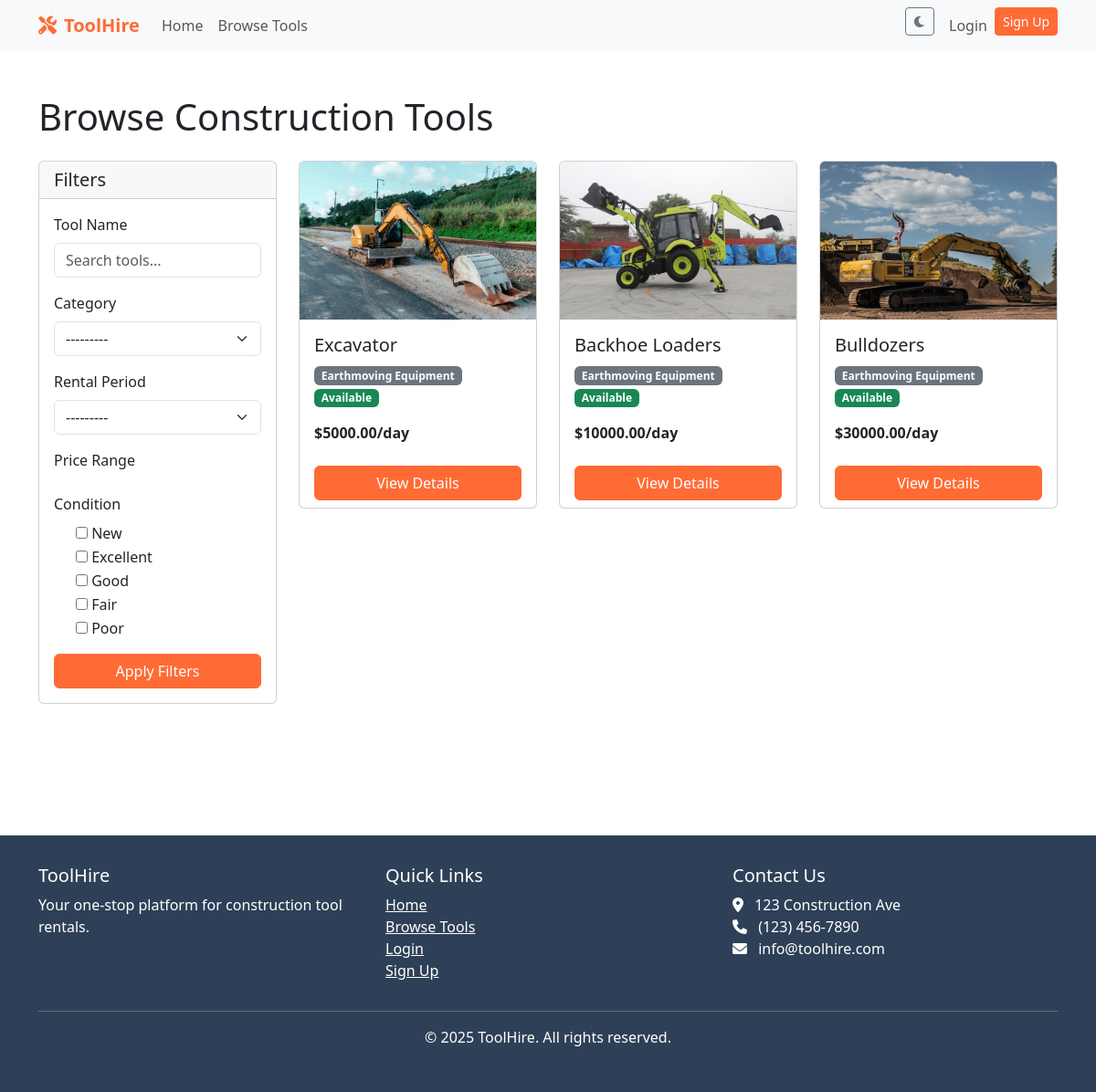
/tools/, run on the app's committed database.
### tools/models.py (models this page shows, shortened)
class Tool(models.Model):
    CONDITION_CHOICES = (
        ('new', 'New'),
        ('excellent', 'Excellent'),
        ('good', 'Good'),
        ('fair', 'Fair'),
        ('poor', 'Poor'),
    )
    name = models.CharField(max_length=200)
    description = models.TextField()
    category = models.ForeignKey(Category, on_delete=models.CASCADE, related_name='tools')
    owner = models.ForeignKey(CustomUser, on_delete=models.CASCADE, related_name='tools')
    condition = models.CharField(max_length=10, choices=CONDITION_CHOICES, default='good')
    price_per_day = models.DecimalField(max_digits=10, decimal_places=2)
    price_per_week = models.DecimalField(max_digits=10, decimal_places=2, null=True, blank=True)
    price_per_month = models.DecimalField(max_digits=10, decimal_places=2, null=True, blank=True)
    price_per_year = models.DecimalField(max_digits=10, decimal_places=2, null=True, blank=True)
    location = models.CharField(max_length=200)
    available = models.BooleanField(default=True)
    created_at = models.DateTimeField(auto_now_add=True)
    updated_at = models.DateTimeField(auto_now=True)

class ToolImage(models.Model):
    tool = models.ForeignKey(Tool, on_delete=models.CASCADE, related_name='images')
    image = models.ImageField(upload_to='tool_images/')
    is_primary = models.BooleanField(default=False)

class Category(models.Model):
    name = models.CharField(max_length=100)
    description = models.TextField(blank=True)
    def __str__(self):
        return self.name
    class Meta:
        verbose_name_plural = "Categories"

### tools/views.py (the view)
# urls.py: path('', views.tool_list, name='tool_list'),
def tool_list(request):
    tools = Tool.objects.filter(available=True)
    tool_filter = ToolFilter(request.GET, queryset=tools)
    context = {
        'filter': tool_filter,
        'categories': Category.objects.all(),
    }
    return render(request, 'tools/tool_list.html', context)

### templates/tools/tool_list.html (shortened to what this page needs)
{% extends 'base.html' %}
{% load widget_tweaks %}
{% block content %}
<div class="container py-5">
    <h1 class="mb-4">Browse Construction Tools</h1>
    <div class="row mb-4">
        <div class="col-md-3">
            <div class="card mb-4">
                <div class="card-header">
                    <h5 class="mb-0">Filters</h5>
                </div>
                <div class="card-body">
                    <form method="get">
                        <div class="mb-3">
                            <label for="id_name" class="form-label">Tool Name</label>
                            {% render_field filter.form.name class="form-control" placeholder="Search tools..." %}
                        </div>
                        <div class="mb-3">
                            <label for="id_category" class="form-label">Category</label>
                            {% render_field filter.form.category class="form-select" %}
                        </div>
                        <div class="mb-3">
                            <label for="id_rental_period" class="form-label">Rental Period</label>
                            {% render_field filter.form.rental_period class="form-select" %}
                        </div>
                        <div class="mb-3">
                            <label class="form-label">Price Range</label>
                        </div>
                        <div class="mb-3">
                            <label class="form-label">Condition</label>
                            <div>
                                {% for choice in filter.form.condition %}
                                    <div class="form-check">
                                        {{ choice.tag }}
                                        <label class="form-check-label" for="{{ choice.id_for_label }}">
                                            {{ choice.choice_label }}
                                        </label>
                                    </div>
                                {% endfor %}
                            </div>
                        </div>
                        <div class="d-grid">
                            <button type="submit" class="btn btn-primary">Apply Filters</button>
                        </div>
                    </form>
                </div>
            </div>
        </div>
        <div class="col-md-9">
            <div class="row">
                {% for tool in filter.qs %}
                    <div class="col-md-4 mb-4">
                        <div class="card h-100 tool-card">
                            {% if tool.images.exists %}
                                <img src="{{ tool.images.first.image.url }}" class="card-img-top" alt="{{ tool.name }}">
                            {% else %}
                                <img src="https://via.placeholder.com/300x200" class="card-img-top" alt="{{ tool.name }}">
                            {% endif %}
                            <div class="card-body">
                                <h5 class="card-title">{{ tool.name }}</h5>
                                <p class="card-text">
                                    <span class="badge bg-secondary">{{ tool.category.name }}</span>
                                    <span class="badge {% if tool.available %}bg-success{% else %}bg-danger{% endif %}">
                                        {% if tool.available %}Available{% else %}Unavailable{% endif %}
                                    </span>
                                </p>
                                <p class="card-text fw-bold">
                                    {% if filter.form.rental_period.value == 'week' %}
                                        ${{ tool.price_per_week }}/week
                                    {% elif filter.form.rental_period.value == 'month' %}
                                        ${{ tool.price_per_month }}/month
                                    {% elif filter.form.rental_period.value == 'year' %}
                                        ${{ tool.price_per_year }}/year
                                    {% else %}
                                        ${{ tool.price_per_day }}/day
                                    {% endif %}
                                </p>
                            </div>
                            <div class="card-footer bg-transparent border-top-0">
                                <a href="{% url 'tools:tool_detail' tool.id %}" class="btn btn-primary w-100">View Details</a>
                            </div>
                        </div>
                    </div>
                {% empty %}
                    <div class="col-12 text-center py-5">
                        <h4>No tools found matching your criteria</h4>
                        <p>Try adjusting your filters or search terms.</p>
                    </div>
                {% endfor %}
            </div>
        </div>
    </div>
</div>
{% endblock %}

### templates/base.html (style rules this page uses)
:root { --primary-color: #ff6b35; --secondary-color: #2e4057; --light-color: #f8f9fa; --dark-color: #212529; }
.btn-primary { background-color: var(--primary-color); border-color: var(--primary-color); }
.tool-card { transition: transform 0.3s; }

### data on the page
Tool: images.first.image (picture), name "Excavator", category.name "Earthmoving Equipment", available "Available", price_per_day "5000.00"
Tool: images.first.image (picture), name "Backhoe Loaders", category.name "Earthmoving Equipment", available "Available", price_per_day "10000.00"
Tool: images.first.image (picture), name "Bulldozers", category.name "Earthmoving Equipment", available "Available", price_per_day "30000.00"

### other printed values
{{ choice.choice_label }} "New" "Excellent" "Good" "Fair" "Poor"
